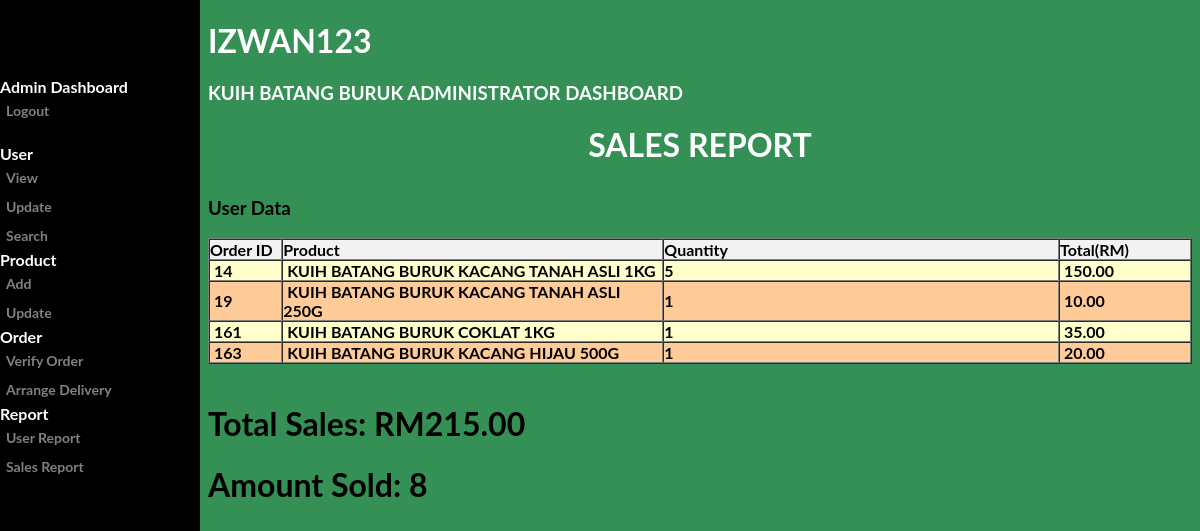
Page /admin/sales_report.php (signed in) on the committed database.
### tables this page shows
CREATE TABLE `ORDER_` (
  `ORDER_ID` int(8) NOT NULL,
  `USER_ID` int(20) NOT NULL,
  `ORDER_TYPE` varchar(20) NOT NULL,
  `ORDER_DATE` varchar(10) NOT NULL,
  `ORDER_STATUS` int(1) DEFAULT NULL
);

CREATE TABLE `PAYMENT` (
  `PAYMENT_ID` int(10) NOT NULL,
  `TOTAL_PRICE` double(10,2) NOT NULL,
  `PICTURE` varchar(255) NOT NULL,
  `PAYMENT_STATUS` int(1) NOT NULL,
  `USER_ID` int(20) NOT NULL,
  `ORDER_ID` int(8) NOT NULL
);

CREATE TABLE `ORDERPRODUCT` (
  `ORDER_ID` int(10) NOT NULL,
  `PRO_CODE` int(10) NOT NULL,
  `ORDER_QTY` int(10) NOT NULL
);

### admin/sales_report.php (the view, shortened to what this page needs)
<?php
include('../include/dbconn.php');
?>
<!DOCTYPE html>
<html>
<head>
</head>
<body>
<div class="sidenav">
<b>
<br><br>
  <br>
  <b> Admin Dashboard</b>
  <a href="../login/logout.php">Logout</a>
  <br>
  <b>User</b>
  <a href="view_user.php">View</a>
  <a href="update_view_user.php">Update</a>
  <a href="search_user.php">Search</a>
  <b>Product</b>
  <a href="add_product.php">Add</a>
  <a href="update_view_product.php">Update</a>
  <b>Order</b>
  <a href="add_order.php">Verify Order</a>
  <a href="delivery.php">Arrange Delivery</a>
  <b>Report</b>
  <a href="user_report.php">User Report</a>
  <a href="sales_report.php">Sales Report</a>
</div>
<div class="main">
  <div class="greatinguser">
	<h1><?php echo $_SESSION['user_username']; ?></h1>
	<h3>Kuih Batang Buruk Administrator Dashboard</h3>
    <h1 class="text-center">SALES REPORT</h1>
  </div>
</div>
<div class="container">
<br>
  <br>
  <br>
  <h3>User Data</h3>
	<?php
		$query = "SELECT * FROM order_ INNER JOIN USER ON ORDER_.USER_ID = USER.USER_ID
        INNER JOIN orderproduct ON order_.ORDER_ID = orderproduct.ORDER_ID
        INNER JOIN payment ON order_.ORDER_ID = payment.ORDER_ID WHERE order_.ORDER_STATUS = 1 ORDER BY order_.ORDER_ID;";
		$result = mysqli_query($dbconn, $query) or die ("Error: " . mysqli_error($dbconn));
		$numrow = mysqli_num_rows($result);
	?>
   <tr align="left" bgcolor="#f2f2f2">
    <td>
    <table width="100%" border="1" align="center" cellpadding="0" cellspacing="0">
      <tr align="left" bgcolor="#f2f2f2">
        <th width="5%">Order ID</td>
        <th width="26%">Product</td>
        <th width="27%">Quantity</td>
        <th width="9%">Total(RM)</td>
      </tr>
      <?php
	  $color="1";
      $totalSales=0;
      $amountSales=0;
	  for ($a=0; $a<$numrow; $a++) {
		$row = mysqli_fetch_array($result);
        $totalSales = $totalSales + $row['TOTAL_PRICE'];
        $amountSales = $amountSales + $row['ORDER_QTY'];
		if($color==1){
			echo "<tr bgcolor='#FFFFCC'>"
	  ?>
        <td>&nbsp;<?php echo ucwords (strtolower($row['ORDER_ID'])); ?></td>
        <td>&nbsp;<?php  if($row['PRO_CODE']==101){
                        echo "KUIH BATANG BURUK KACANG TANAH ASLI 250G";
                   }else if($row['PRO_CODE']==102){
                        echo "KUIH BATANG BURUK KACANG TANAH ASLI 500G";
                   }else if($row['PRO_CODE']==103){
                        echo "KUIH BATANG BURUK KACANG TANAH ASLI 1KG";
                   }else if($row['PRO_CODE']==111){
                        echo "KUIH BATANG BURUK COKLAT 250G";
                   }else if($row['PRO_CODE']==112){
                        echo "KUIH BATANG BURUK COKLAT 500G";
                   }else if($row['PRO_CODE']==113){
                        echo "KUIH BATANG BURUK COKLAT 1KG";
                   }else if($row['PRO_CODE']==121){
                        echo "KUIH BATANG BURUK KACANG HIJAU 250G";
                   }else if($row['PRO_CODE']==122){
                    echo "KUIH BATANG BURUK KACANG HIJAU 500G";
                   }else if($row['PRO_CODE']==123){
                    echo "KUIH BATANG BURUK KACANG HIJAU 1KG";
                }?></td>
        <td><?php echo ucwords (strtolower($row['ORDER_QTY'])); ?></td>
        <td>&nbsp;<?php echo $row['TOTAL_PRICE']; ?></td>
      </tr>
      <?php
       $color="2";}
	   else{
	   echo "<tr bgcolor='#FFCC99'>"
	  ?>
        <td>&nbsp;<?php echo ucwords (strtolower($row['ORDER_ID'])); ?></td>
        <td>&nbsp;<?php  if($row['PRO_CODE']==101){
                        echo "KUIH BATANG BURUK KACANG TANAH ASLI 250G";
                   }else if($row['PRO_CODE']==102){
                        echo "KUIH BATANG BURUK KACANG TANAH ASLI 500G";
                   }else if($row['PRO_CODE']==103){
                        echo "KUIH BATANG BURUK KACANG TANAH ASLI 1KG";
                   }else if($row['PRO_CODE']==111){
                        echo "KUIH BATANG BURUK COKLAT 250G";
                   }else if($row['PRO_CODE']==112){
                        echo "KUIH BATANG BURUK COKLAT 500G";
                   }else if($row['PRO_CODE']==113){
                        echo "KUIH BATANG BURUK COKLAT 1KG";
                   }else if($row['PRO_CODE']==121){
                        echo "KUIH BATANG BURUK KACANG HIJAU 250G";
                   }else if($row['PRO_CODE']==122){
                    echo "KUIH BATANG BURUK KACANG HIJAU 500G";
                   }else if($row['PRO_CODE']==123){
                    echo "KUIH BATANG BURUK KACANG HIJAU 1KG";
                }?></td>
        <td><?php echo ucwords (strtolower($row['ORDER_QTY'])); ?></td>
        <td>&nbsp;<?php echo $row['TOTAL_PRICE']; ?></td>
      </tr>
	   <?php
	    $color="1";
	   }
	  }
	  ?>
<h1>Total Sales: RM<?php echo number_format($totalSales, 2); ?> </h1>
<h1>Amount Sold: <?php echo $amountSales; ?> </h1>
</div>
</body>
</html>

### admin/sales_report.php (style rules this page uses)
body { font-family: "Lato", sans-serif; color: #ffffff; background-image:url(''); background-repeat: no-repeat; background-attachment: fixed; background-size: cover; background-color: #359055; }
div { max-width: 1100px; height: 100px; }
.sidenav { height: 100%; width: 200px; position: fixed; z-index: 1; top: 0; left: 0; background-color: #000000; overflow-x: hidden; padding-top: 20px; }
.sidenav a { padding: 6px 6px 6px 6px; text-decoration: none; font-size: 14px; color: #818181; display: block; }
.greatinguser { text-transform: uppercase; }
.main { margin-left: 200px; }
.container { font-family: "Lato", sans-serif; color: #000000; margin-left: 200px; }
.text-center { text-align: center; }

### rows in the picture
order_: payment.ORDER_ID "14", shows "KUIH BATANG BURUK KACANG TANAH ASLI 1KG", orderproduct.ORDER_QTY "5", payment.TOTAL_PRICE "150.00"
order_: payment.ORDER_ID "19", shows "KUIH BATANG BURUK KACANG TANAH ASLI 250G", orderproduct.ORDER_QTY "1", payment.TOTAL_PRICE "10.00"
order_: payment.ORDER_ID "161", shows "KUIH BATANG BURUK COKLAT 1KG", orderproduct.ORDER_QTY "1", payment.TOTAL_PRICE "35.00"
order_: payment.ORDER_ID "163", shows "KUIH BATANG BURUK KACANG HIJAU 500G", orderproduct.ORDER_QTY "1", payment.TOTAL_PRICE "20.00"

### other values in the picture
$_SESSION['user_username'] "IZWAN123"
$totalSales "215.00"
$amountSales "8"
